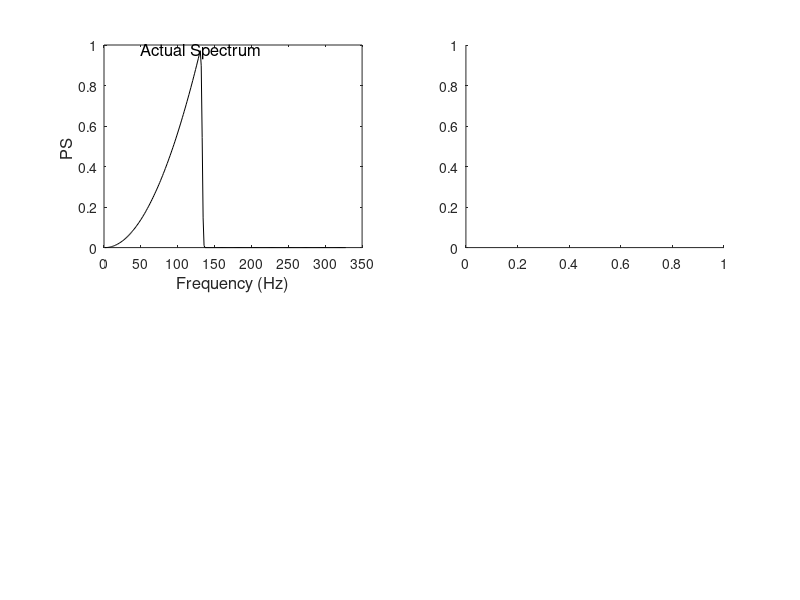

Write the MATLAB code that produced this figure. (Note: this script raises an error after producing the figure.)
% Example 5.7 and Figure 5.11  Construct a spectum for white noise passed through
%   a FIR derivative filter 
% Compare classical, model-based and eigenvector methods
%
% The initial code is the same as Ex 4-6
close all; clear all;
fs = 200;					    % Sampling freqeuncy
N = 512;                        % Data length
fc = 0.4;						% Derivative cutoff frequency
N1 = 28;                        % Filter length
x = randn(N,1);                 % Generate white noise
%
% Design filter and plot magnitude charactoristics
f1 = [ 0 fc fc+.01 1];          % Construct desired frequency characteristic
G = [0 1 0 0];                  % Upward slope until 0.4 fs then lowpass
b = fir2(N,f1,G);               % Design filter
subplot(2,2,1);
PS = abs(fft(b,N)).^2;          % Calculate filter PS
f = (1:N/2)*N/(2*fs);           % Calculate frequency vector for plotting
plot(f,PS(1:N/2),'k');          % Plot filter frequency response
text(50,max(PS),'Actual Spectrum','FontSize',12);
xlabel('Frequency (Hz)','FontSize',12);
ylabel('PS ','FontSize',12);
data = filter(b,1,x);           % Apply FIR filter
%
subplot(2,2,2);                 % Classical method (Welch)
[PS,f] = pwelch(data,N/8,(N/8)-1,[],fs);  % Use 99% overlap
plot(f,PS,'k');			
text(50,max(PS),'Welch','FontSize',12);
xlabel('Frequency (Hz)','FontSize',12');
ylabel('PS','FontSize',12);
%
subplot(2,2,3);                 % Model-based (AR - Mod. Covariance)
[PS,f] = pmcov(data,9,N,fs);
plot(f,PS,'k');				
text(50,max(PS),'Mod Covariance p = 9','FontSize',12);
xlabel('Frequency (Hz)','FontSize',12);
ylabel('PS','FontSize',12);
%
subplot(2,2,4);                 % Eigenvector method (Music)
[PS,f] = pmusic(data,9,N,fs);
plot(f,PS,'k');				
text(50, max(PS),'MUSIC Method SS = 9','FontSize',12);
xlabel('Frequency (Hz)','FontSize',12);
ylabel('PS','FontSize',12);
%
